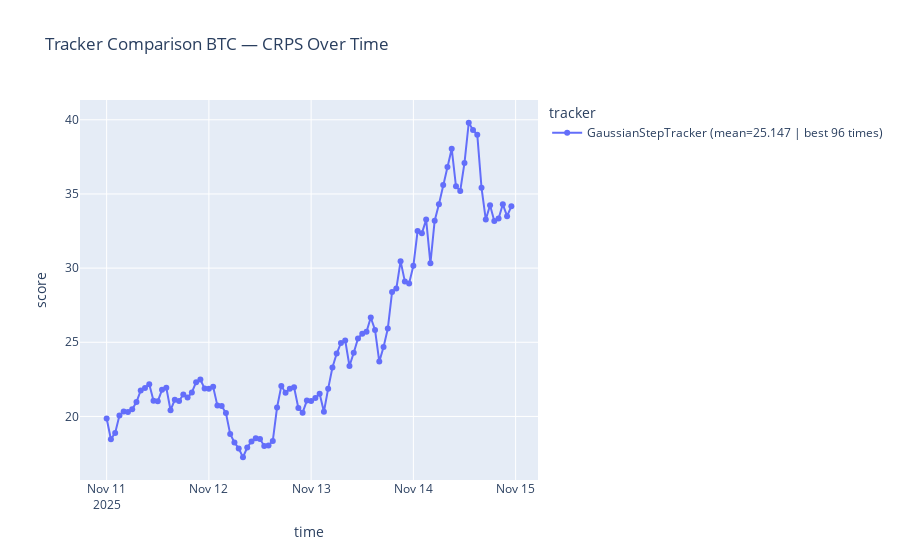

Notebook code for this chart:
### Code cell
plot_tracker_comparison(df_all, 'BTC')
